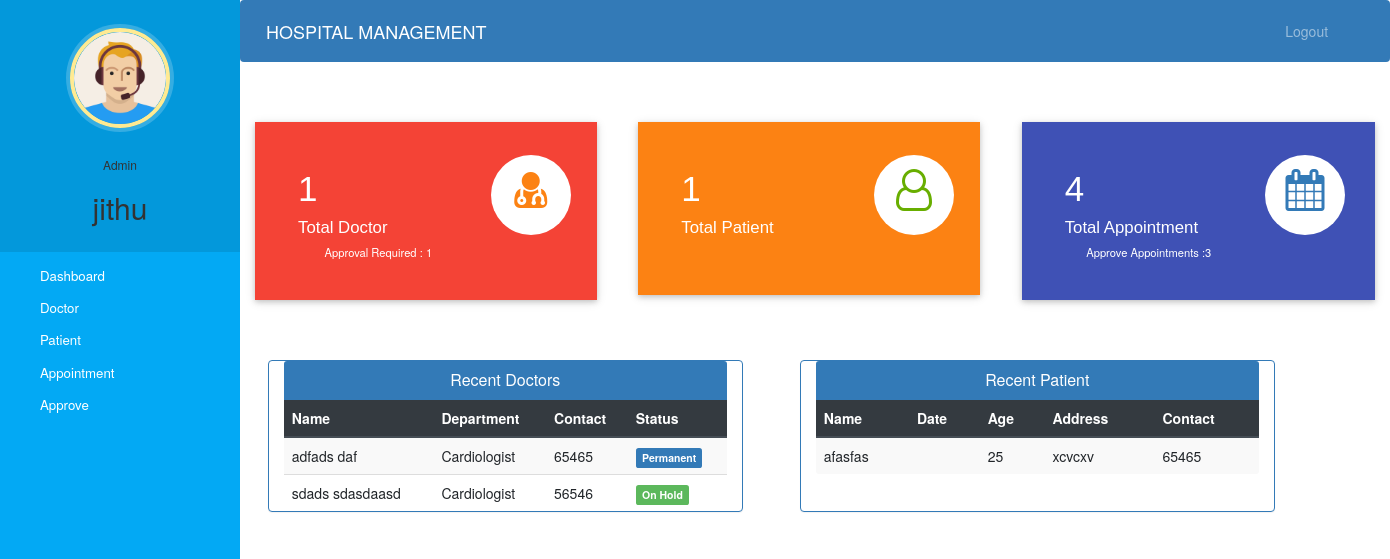
The page /admin-dashboard (signed in) on the database its author committed.
### base/models.py (models this page shows, shortened)
class User(AbstractUser):
    pass

class Doctor(models.Model):
    user = models.OneToOneField(User,on_delete=models.CASCADE)
    profile_pic = models.ImageField(upload_to='profile_pic/DoctorProfilePic/',null=True,blank=True)
    address = models.CharField(max_length=40)
    mobile = models.CharField(max_length=20,null=True)
    department = models.CharField(max_length=50,choices=departments,default='Cardiologist')
    status = models.BooleanField(default=False)
    @property
    def get_name(self):
        return self.user.first_name+" "+self.user.last_name

class Add_Patient(models.Model):
    name = models.CharField(max_length=200)
    age = models.IntegerField(null=True)
    gender = models.CharField(max_length=10,choices=GENDER_CHOICES,default='male')
    mobile = models.IntegerField(null=True)
    address = models.TextField(null=True)
    medcine_detail = models.TextField(null=True)
    amount = models.DecimalField(max_digits=10,decimal_places=2)
    note = models.TextField(null=True)
    submitted_time = models.DateTimeField(auto_now_add=True,null=True)

### base/views.py (the view)
# urls.py: path('admin-dashboard', views.admin_dashboard_view,name='admin-dashboard'),
@login_required(login_url='adminlogin')
@user_passes_test(is_admin)
def admin_dashboard_view(request):
    doctors=models.Doctor.objects.all().order_by('-id')
    patients=models.Add_Patient.objects.all().order_by('-id')
    doctorcount=models.Doctor.objects.all().filter(status=True).count()
    pendingdoctorcount=models.Doctor.objects.all().filter(status=False).count()
    patientcount=models.Add_Patient.objects.all().count()
    appointmentcount=models.Appointment.objects.all().filter(status=True).count()
    pendingappointmentcount=models.Appointment.objects.all().filter(status=False).count()
    mydict={
    'doctors':doctors,
    'patients':patients,
    'doctorcount':doctorcount,
    'pendingdoctorcount':pendingdoctorcount,
    'patientcount':patientcount,
    'appointmentcount':appointmentcount,
    'pendingappointmentcount':pendingappointmentcount,
    }
    return render(request,'admin/admin_dashboard.html',context=mydict)

### base/views.py (called while the page is built)
def is_admin(user):
    return user.is_superuser or user.groups.filter(name='ADMIN').exists()

### templates/admin/admin_dashboard.html
{% extends 'admin/admin_base.html' %}
{% load static %}
{% block content %}
{%include 'admin/admin_dashboard_cards.html'%}
<br><br><br>
<div class="container">
  <div class="row">
    <div class="panel panel-primary col-md-5" style="margin-left:2%;">
      <div class="panel-heading" style="text-align:center;">
        <h6 class="panel-title">Recent Doctors</h6>
      </div>
      <table class="table table-hover table-striped" id="dev-table">
        <thead class="thead-dark">
          <tr>
            <th>Name</th>
            <th>Department</th>
            <th>Contact</th>
            <th>Status</th>
          </tr>
        </thead>
        {% for d in doctors %}
        <tr>
          <td> {{d.get_name}}</td>
          <td>{{d.department}}</td>
          <td>{{d.mobile}}</td>
          {%if d.status%}
          <td> <span class="label label-primary">Permanent</span></td>
          {% else %}
          <td> <span class="label label-success">On Hold</span></td>
          {% endif %}
        </tr>
        {% endfor %}
      </table>
    </div>
    <div class="panel panel-primary col-md-5" style="margin-left:5%;">
      <div class="panel-heading" style="text-align:center;">
        <h6 class="panel-title">Recent Patient</h6>
      </div>
      <table class="table table-hover table-striped" id="dev-table">
        <thead class="thead-dark">
          <tr>
            <th>Name</th>
            <th>Date</th>
            <th>Age</th>
            <th>Address</th>
            <th>Contact</th>
          </tr>
        </thead>
        {% for p in patients %}
        <tr>
          <td>{{p.name}}</td>
          <td>{{p.added_time | date:'d-m-Y'}}</td>
          <td>{{p.age}}</td>
          <td>{{p.address}}</td>
          <td>{{p.mobile}}</td>
        </tr>
        {% endfor %}
      </table>
    </div>
  </div>
</div>
{% endblock content %}

### templates/admin/admin_base.html (shortened to what this page needs)
<!DOCTYPE html>
{% load static %}
<html lang="en">
<head>
  <link rel="stylesheet" href="https://stackpath.bootstrapcdn.com/bootstrap/4.3.1/css/bootstrap.min.css">
  <link rel="stylesheet" href="https://maxcdn.bootstrapcdn.com/font-awesome/4.7.0/css/font-awesome.min.css">
  <link rel="stylesheet" href="{% static '/style.css' %}">
</head>
<body>
  <nav class="menu" tabindex="0">
    <header class="avatar">
      <img src="{% static "img/adminpropic.png" %}" />
      <br><br>
      <h6>Admin</h6>
      <h2>{{request.user.first_name}}</h2>
    </header>
    <ul>
      <li tabindex="0" class="icon-dashboard"> <a style="color:white; text-decoration:none;" href="{% url "admin-dashboard" %}"><span>Dashboard</span></a> </li>
      <li tabindex="0" class="icon-customers"> <a style="color:white; text-decoration:none;" href="/admin-doctor"><span>Doctor</span></a></li>
      <li tabindex="0" class="icon-users"> <a style="color:white; text-decoration:none;" href="/admin-patient"><span>Patient</span></a></li>
      <li tabindex="0" class="icon-calendar"> <a style="color:white; text-decoration:none;" href="/admin-appointment"><span>Appointment</span></a></li>
      <li tabindex="0" class="icon-calendar"> <a style="color:white; text-decoration:none;" href="{% url "admin-approve" %}"><span>Approve</span></a></li>
    </ul>
  </nav>
  <main>
    <div class="bs-example">
      <nav class="navbar navbar-expand-md  navbar-dark fixed-top" style="background:#337AB7;">
        <a href="/admin-dashboard" class="navbar-brand">HOSPITAL MANAGEMENT</a>
        <div class="collapse navbar-collapse justify-content-between" id="navbarCollapse">
          <div class="navbar-nav" style=" margin-left: 90%;">
            <a href="/logout" class="nav-item nav-link">Logout</a>
          </div>
        </div>
      </nav>
    </div>
    <br><br>
    {% block content %}
    {% endblock content %}
  </main>
</body>
</html>

### templates/admin/admin_dashboard_cards.html (shortened to what this page needs)
<!DOCTYPE html>
<html lang="en" dir="ltr">
<head>
  <link rel="stylesheet" href="https://maxcdn.bootstrapcdn.com/bootstrap/3.4.1/css/bootstrap.min.css">
  <link rel="stylesheet" href="https://cdnjs.cloudflare.com/ajax/libs/font-awesome/4.7.0/css/font-awesome.min.css">
</head>
<body>
  <div class="market-updates">
    <div class="col-md-4 market-update-gd">
      <div class="market-update-block clr-block-1">
        <div class="col-md-8 market-update-left">
          <h3>{{doctorcount}}</h3>
          <h4>Total Doctor</h4>
          <p>Approval Required : {{pendingdoctorcount}}</p>
        </div>
        <div class="col-md-4 market-update-right">
          <i class="fa fa-user-md"></i>
        </div>
        <div class="clearfix"> </div>
      </div>
    </div>
    <div class="col-md-4 market-update-gd">
      <div class="market-update-block clr-block-2">
        <div class="col-md-8 market-update-left">
          <h3>{{patientcount}}</h3>
          <h4>Total Patient</h4>
          <br>
        </div>
        <div class="col-md-4 market-update-right">
          <i class="fa fa-user-o"></i>
        </div>
        <div class="clearfix"> </div>
      </div>
    </div>
    <div class="col-md-4 market-update-gd">
      <div class="market-update-block clr-block-3">
        <div class="col-md-8 market-update-left">
          <h3>{{appointmentcount}}</h3>
          <h4>Total Appointment</h4>
          <p>Approve Appointments :{{pendingappointmentcount}} </p>
        </div>
        <div class="col-md-4 market-update-right">
          <i class="fa fa-calendar"> </i>
        </div>
        <div class="clearfix"> </div>
      </div>
    </div>
  </div>
</body>
</html>

### static/style.css (style rules this page uses)
body { padding-left: 240px; }
main { position: relative; height: 100vh; }
.menu { background: #5bc995; height: 100vh; width: 240px; position: fixed; top: 0px; left: 0; z-index: 5; outline: none; }
.menu .avatar { background: rgba(0, 0, 0, 0.1); padding: 2em 0.5em; text-align: center; }
.menu .avatar img { width: 100px; border-radius: 50%; overflow: hidden; border: 4px solid #ffea92; box-shadow: 0 0 0 4px rgba(255, 255, 255, 0.2); }
.menu .avatar h2 { font-weight: normal; margin-bottom: 0; }
.menu ul { list-style: none; padding: 0.5em 0; margin: 0; }
.menu ul li { padding: 0.5em 1em 0.5em 3em; font-size: 0.95em; font-weight: regular; background-repeat: no-repeat; background-position: left 15px center; background-size: auto 20px; transition: all 0.15s linear; cursor: pointer; }
.menu ul li.icon-dashboard { background-image: url("http://www.entypo.com/images//gauge.svg"); }
.menu ul li.icon-customers { background-image: url("http://www.entypo.com/images//briefcase.svg"); }
.menu ul li.icon-users { background-image: url("http://www.entypo.com/images//users.svg"); }
.menu ul li.icon-calendar { background-image: url("http://www.entypo.com/images//calendar.svg"); }

### templates/admin/admin_base.html (style rules this page uses)
a:link { text-decoration: none; }
a { color: white; }
.fa { font-size: 23px; width: 60px; text-align: center; text-decoration: none; margin: 5px 2px; border-radius: 50%; }
p { text-align: center; }
body { padding-left: 240px; }
main { position: relative; height: 100vh; }
.menu { background: #03a9f4; height: 100vh; width: 240px; position: fixed; top: 0px; left: 0; z-index: 5; outline: none; }
.menu .avatar { background: rgba(0, 0, 0, 0.1); padding: 2em 0.5em; text-align: center; }
.menu .avatar img { width: 100px; border-radius: 50%; overflow: hidden; border: 4px solid #ffea92; box-shadow: 0 0 0 4px rgba(255, 255, 255, 0.2); }
.menu .avatar h2 { font-weight: normal; margin-bottom: 0; }
.menu ul { list-style: none; padding: 0.5em 0; margin: 0; }
.menu ul li { padding: 0.5em 1em 0.5em 3em; font-size: 0.95em; font-weight: regular; background-repeat: no-repeat; background-position: left 15px center; background-size: auto 20px; transition: all 0.15s linear; cursor: pointer; }
.menu ul li.icon-dashboard { background-image: url("http://www.entypo.com/images//gauge.svg"); }
.menu ul li.icon-customers { background-image: url("http://www.entypo.com/images//briefcase.svg"); }
.menu ul li.icon-users { background-image: url("http://www.entypo.com/images//users.svg"); }
.menu ul li.icon-calendar { background-image: url("http://www.entypo.com/images//calendar.svg"); }

### templates/admin/admin_dashboard_cards.html (style rules this page uses)
.market-update-block { padding: 2em 2em; background: #999; }
.market-update-block h3 { color: #fff; font-size: 2.5em; font-family: 'Carrois Gothic', sans-serif; }
.market-update-block h4 { font-size: 1.2em; color: #fff; margin: 0.3em 0em; font-family: 'Carrois Gothic', sans-serif; }
.market-update-block p { color: #fff; font-size: 0.8em; line-height: 1.8em; }
.market-update-block.clr-block-1 { background: #f44336; margin-right: 0.8em; box-shadow: 0 2px 5px 0 rgba(0, 0, 0, 0.16), 0 2px 10px 0 rgba(0, 0, 0, 0.12); transition: 0.5s all; -webkit-transition: 0.5s all; -moz-transition: 0.5s all; -o-transition: 0.5s all; }
.market-update-block.clr-block-2 { background: #FC8213; margin-right: 0.8em; box-shadow: 0 2px 5px 0 rgba(0, 0, 0, 0.16), 0 2px 10px 0 rgba(0, 0, 0, 0.12); transition: 0.5s all; -webkit-transition: 0.5s all; -moz-transition: 0.5s all; -o-transition: 0.5s all; }
.market-update-block.clr-block-3 { background: #3f51b5; box-shadow: 0 2px 5px 0 rgba(0, 0, 0, 0.16), 0 2px 10px 0 rgba(0, 0, 0, 0.12); transition: 0.5s all; -webkit-transition: 0.5s all; -moz-transition: 0.5s all; -o-transition: 0.5s all; }
.market-update-right i.fa.fa-user-o { font-size: 3em; color: #68AE00; width: 80px; height: 80px; background: #fff; text-align: center; border-radius: 49px; -webkit-border-radius: 49px; -moz-border-radius: 49px; -o-border-radius: 49px; line-height: 1.7em; }
.market-update-right i.fa.fa-user-md { font-size: 3em; color: #FC8213; width: 80px; height: 80px; background: #fff; text-align: center; border-radius: 49px; -webkit-border-radius: 49px; -moz-border-radius: 49px; -o-border-radius: 49px; line-height: 1.7em; }
.market-update-right i.fa.fa-calendar { font-size: 3em; color: #337AB7; width: 80px; height: 80px; background: #fff; text-align: center; border-radius: 49px; -webkit-border-radius: 49px; -moz-border-radius: 49px; -o-border-radius: 49px; line-height: 1.7em; }
.market-update-left { padding: 0px; }

### rows shown on the page
User: user.first_name "jithu"
Doctor: get_name "adfads daf", department "Cardiologist", mobile "65465", status "Permanent"
Doctor: get_name "sdads sdasdaasd", department "Cardiologist", mobile "56546", status "On Hold"
Add_Patient: name "afasfas", age "25", address "xcvcxv", mobile "65465"

### other values the page prints
{{ doctorcount }} "1"
{{ pendingdoctorcount }} "1"
{{ patientcount }} "1"
{{ appointmentcount }} "4"
{{ pendingappointmentcount }} "3"
